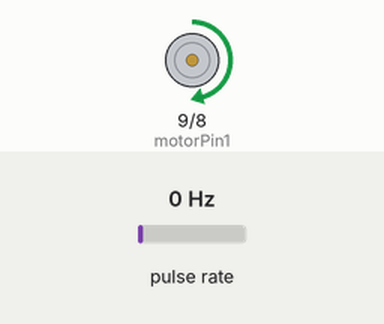
Simulated run of this sketch. Board: Arduino Uno, built with avr-gcc and run on an emulated ATmega328P. On the bench: motor-driver pin pairs drawn as motors (green arrow = first pin HIGH = forward, orange = second pin HIGH = backward, longer = more drive, scaled by the enable pin). Wiring (inferred from the names in the program): pulse sensor: data pin 2. Inputs (shaded band) come from the test bench; at power-on: pulse rate 0 Hz.

Above: at 1.2 s.
1.3 s: pulse rate (sensor on pin 2) set to 50 Hz
At 2.8 s:
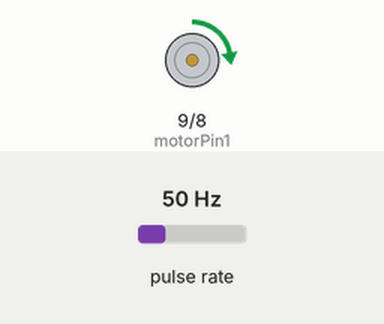
4.3 s: pulse rate (sensor on pin 2) set to 150 Hz
At 8.5 s:
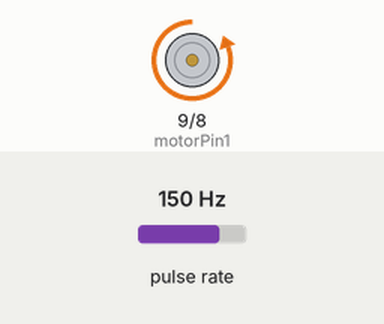
Timing chart, 0 to 36.5 s (numbered marks = the images above; inputs shaded):
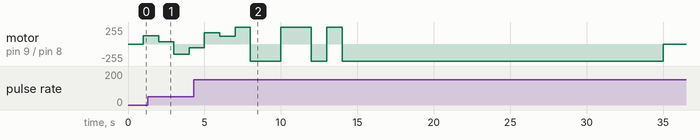

The sketch:

teste_arduino_completo.ino
```cpp
// Definição de pinos
const int motorPin1 = 9; // Pino IN1 no L298N
const int motorPin2 = 8; // Pino IN2 no L298N
const int enablePin = 10; // Pino PWM para controlar a velocidade

const int encoderPin = 2; // Pino do sensor TCRT5000 (interrupção)

// Variáveis de controle do PID
float setpoint = 100; // Velocidade desejada em RPM
float Kp = 1.2, Ki = 0.01, Kd = 0.01; // Ganhos do PID
float pidOutput = 0;
float lastError = 0, integral = 0;

// Variáveis do filtro de Kalman
float xh[3] = {0, 0, 0}; // Estados estimados
float P[3][3] = {{100, 0, 0}, {0, 100, 0}, {0, 0, 100}}; // Matriz P
float Q[3][3] = {{1.2, 0, 0}, {0, 1.2, 0}, {0, 0, 1.2}}; // Matriz Q
float R = 0.5; // Covariância do ruído de medida
float A[3][3] = {{0, 1, 0}, {0, 0, 1}, {-4.23, -9.28, -2.14}};
float B[3] = {0, 0, 4.23};
float H[3] = {1, 0, 0}; // Medição

// Variáveis para leitura do encoder
volatile int encoderCount = 0;
unsigned long lastTime = 0;
float measuredRPM = 0;

// Função de interrupção para o encoder
void encoderISR() {
  encoderCount++;
}

// Configurações iniciais
void setup() {
  pinMode(motorPin1, OUTPUT);
  pinMode(motorPin2, OUTPUT);
  pinMode(enablePin, OUTPUT);

  pinMode(encoderPin, INPUT);
  attachInterrupt(digitalPinToInterrupt(encoderPin), encoderISR, RISING);

  Serial.begin(9600);
}

// Loop principal
void loop() {
  unsigned long currentTime = millis();
  if (currentTime - lastTime >= 1000) { // Atualiza a cada 1 segundo
    lastTime = currentTime;
    measuredRPM = (encoderCount / 20.0) * 60.0; // Converte pulsos em RPM (ajustar 20.0 de acordo com o número de pulsos por rotação)
    encoderCount = 0;

    // Filtro de Kalman
    float u = pidOutput; // Entrada do controle (PID)
    kalmanFilter(u, measuredRPM);

    // PID Controller
    float error = setpoint - xh[0]; // Erro baseado no valor estimado pelo filtro Kalman
    integral += error;
    float derivative = error - lastError;
    pidOutput = Kp * error + Ki * integral + Kd * derivative;
    lastError = error;

    // Controla a direção e velocidade do motor
    controlMotor(pidOutput);
  }
}

// Função do filtro de Kalman
void kalmanFilter(float u, float z) {
  // Atualiza o estado esperado
  for (int i = 0; i < 3; i++) {
    xh[i] = A[i][0] * xh[0] + A[i][1] * xh[1] + A[i][2] * xh[2] + B[i] * u;
  }

  // Estimativa do erro de covariância
  float Ptemp[3][3];
  for (int i = 0; i < 3; i++) {
    for (int j = 0; j < 3; j++) {
      Ptemp[i][j] = A[i][0] * P[0][j] + A[i][1] * P[1][j] + A[i][2] * P[2][j];
    }
  }
  for (int i = 0; i < 3; i++) {
    for (int j = 0; j < 3; j++) {
      P[i][j] = Ptemp[i][j] + Q[i][j];
    }
  }

  // Ganho de Kalman
  float K[3];
  float S = H[0] * P[0][0] * H[0] + R;
  for (int i = 0; i < 3; i++) {
    K[i] = P[i][0] * H[0] / S;
  }

  // Atualização dos estados
  float y = z - H[0] * xh[0]; // Inovação
  for (int i = 0; i < 3; i++) {
    xh[i] = xh[i] + K[i] * y;
  }

  // Atualização da matriz de covariância P
  float KH[3][3];
  for (int i = 0; i < 3; i++) {
    for (int j = 0; j < 3; j++) {
      KH[i][j] = K[i] * H[j];
    }
  }
  for (int i = 0; i < 3; i++) {
    for (int j = 0; j < 3; j++) {
      P[i][j] = P[i][j] - KH[i][j];
    }
  }
}

// Função para controlar o motor
void controlMotor(float speed) {
  if (speed > 0) {
    digitalWrite(motorPin1, HIGH);
    digitalWrite(motorPin2, LOW);
  } else {
    digitalWrite(motorPin1, LOW);
    digitalWrite(motorPin2, HIGH);
    speed = -speed; // Inverte o sinal da velocidade
  }
  analogWrite(enablePin, constrain(speed, 0, 255)); // Controla o PWM
}
```
